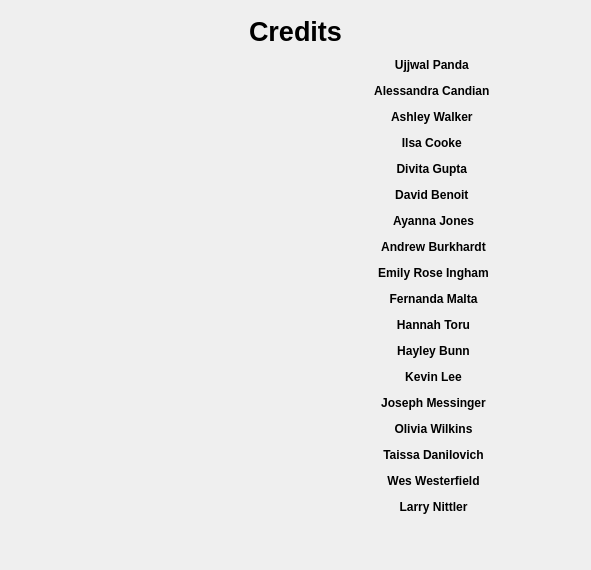
<?xml version="1.0" encoding="UTF-8"?>
<ui version="4.0">
 <class>AbtDialog</class>
 <widget class="QDialog" name="AbtDialog">
  <property name="geometry">
   <rect>
    <x>0</x>
    <y>0</y>
    <width>591</width>
    <height>570</height>
   </rect>
  </property>
  <property name="sizePolicy">
   <sizepolicy hsizetype="MinimumExpanding" vsizetype="MinimumExpanding">
    <horstretch>0</horstretch>
    <verstretch>0</verstretch>
   </sizepolicy>
  </property>
  <property name="minimumSize">
   <size>
    <width>591</width>
    <height>570</height>
   </size>
  </property>
  <property name="windowTitle">
   <string>Dialog</string>
  </property>
  <layout class="QVBoxLayout" name="verticalLayout_2">
   <item>
    <layout class="QVBoxLayout" name="verticalLayout2">
     <property name="sizeConstraint">
      <enum>QLayout::SetMinimumSize</enum>
     </property>
     <item>
      <widget class="QLabel" name="title">
       <property name="sizePolicy">
        <sizepolicy hsizetype="MinimumExpanding" vsizetype="MinimumExpanding">
         <horstretch>0</horstretch>
         <verstretch>0</verstretch>
        </sizepolicy>
       </property>
       <property name="minimumSize">
        <size>
         <width>111</width>
         <height>41</height>
        </size>
       </property>
       <property name="font">
        <font>
         <pointsize>20</pointsize>
         <weight>75</weight>
         <bold>true</bold>
        </font>
       </property>
       <property name="text">
        <string>Credits</string>
       </property>
       <property name="alignment">
        <set>Qt::AlignCenter</set>
       </property>
      </widget>
     </item>
     <item>
      <layout class="QHBoxLayout" name="horizontalLayout">
       <item>
        <layout class="QVBoxLayout" name="verticalLayout">
         <item>
          <widget class="QLabel" name="imglabel">
           <property name="sizePolicy">
            <sizepolicy hsizetype="Fixed" vsizetype="Fixed">
             <horstretch>0</horstretch>
             <verstretch>0</verstretch>
            </sizepolicy>
           </property>
           <property name="minimumSize">
            <size>
             <width>270</width>
             <height>270</height>
            </size>
           </property>
           <property name="maximumSize">
            <size>
             <width>270</width>
             <height>270</height>
            </size>
           </property>
           <property name="text">
            <string/>
           </property>
          </widget>
         </item>
         <item>
          <spacer name="verticalSpacer">
           <property name="orientation">
            <enum>Qt::Vertical</enum>
           </property>
           <property name="sizeType">
            <enum>QSizePolicy::MinimumExpanding</enum>
           </property>
           <property name="sizeHint" stdset="0">
            <size>
             <width>270</width>
             <height>218</height>
            </size>
           </property>
          </spacer>
         </item>
        </layout>
       </item>
       <item>
        <widget class="QLabel" name="credits">
         <property name="sizePolicy">
          <sizepolicy hsizetype="MinimumExpanding" vsizetype="MinimumExpanding">
           <horstretch>0</horstretch>
           <verstretch>0</verstretch>
          </sizepolicy>
         </property>
         <property name="minimumSize">
          <size>
           <width>291</width>
           <height>519</height>
          </size>
         </property>
         <property name="text">
          <string>&lt;html&gt;&lt;head/&gt;&lt;body&gt;&lt;p align=&quot;center&quot;&gt;&lt;span style=&quot; font-weight:600;&quot;&gt;Ujjwal Panda &lt;/span&gt;&lt;/p&gt;&lt;p align=&quot;center&quot;&gt;&lt;span style=&quot; font-weight:600;&quot;&gt;Alessandra Candian &lt;/span&gt;&lt;/p&gt;&lt;p align=&quot;center&quot;&gt;&lt;span style=&quot; font-weight:600;&quot;&gt;Ashley Walker &lt;/span&gt;&lt;/p&gt;&lt;p align=&quot;center&quot;&gt;&lt;span style=&quot; font-weight:600;&quot;&gt;Ilsa Cooke &lt;/span&gt;&lt;/p&gt;&lt;p align=&quot;center&quot;&gt;&lt;span style=&quot; font-weight:600;&quot;&gt;Divita Gupta &lt;/span&gt;&lt;/p&gt;&lt;p align=&quot;center&quot;&gt;&lt;span style=&quot; font-weight:600;&quot;&gt;David Benoit &lt;/span&gt;&lt;/p&gt;&lt;p align=&quot;center&quot;&gt;&lt;span style=&quot; font-weight:600;&quot;&gt;Ayanna Jones&lt;/span&gt;&lt;/p&gt;&lt;p align=&quot;center&quot;&gt;&lt;span style=&quot; font-weight:600;&quot;&gt;Andrew Burkhardt&lt;/span&gt;&lt;/p&gt;&lt;p align=&quot;center&quot;&gt;&lt;span style=&quot; font-weight:600;&quot;&gt;Emily Rose Ingham&lt;/span&gt;&lt;/p&gt;&lt;p align=&quot;center&quot;&gt;&lt;span style=&quot; font-weight:600;&quot;&gt;Fernanda Malta&lt;/span&gt;&lt;/p&gt;&lt;p align=&quot;center&quot;&gt;&lt;span style=&quot; font-weight:600;&quot;&gt;Hannah Toru&lt;/span&gt;&lt;/p&gt;&lt;p align=&quot;center&quot;&gt;&lt;span style=&quot; font-weight:600;&quot;&gt;Hayley Bunn&lt;/span&gt;&lt;/p&gt;&lt;p align=&quot;center&quot;&gt;&lt;span style=&quot; font-weight:600;&quot;&gt;Kevin Lee&lt;/span&gt;&lt;/p&gt;&lt;p align=&quot;center&quot;&gt;&lt;span style=&quot; font-weight:600;&quot;&gt;Joseph Messinger&lt;/span&gt;&lt;/p&gt;&lt;p align=&quot;center&quot;&gt;&lt;span style=&quot; font-weight:600;&quot;&gt;Olivia Wilkins&lt;/span&gt;&lt;/p&gt;&lt;p align=&quot;center&quot;&gt;&lt;span style=&quot; font-weight:600;&quot;&gt;Taissa Danilovich&lt;/span&gt;&lt;/p&gt;&lt;p align=&quot;center&quot;&gt;&lt;span style=&quot; font-weight:600;&quot;&gt;Wes Westerfield&lt;/span&gt;&lt;/p&gt;&lt;p align=&quot;center&quot;&gt;&lt;span style=&quot; font-weight:600;&quot;&gt;Larry Nittler&lt;/span&gt;&lt;/p&gt;&lt;/body&gt;&lt;/html&gt;</string>
         </property>
         <property name="alignment">
          <set>Qt::AlignLeading|Qt::AlignLeft|Qt::AlignTop</set>
         </property>
        </widget>
       </item>
      </layout>
     </item>
    </layout>
   </item>
  </layout>
 </widget>
 <resources/>
 <connections/>
 <designerdata>
  <property name="gridDeltaX">
   <number>10</number>
  </property>
  <property name="gridDeltaY">
   <number>10</number>
  </property>
  <property name="gridSnapX">
   <bool>true</bool>
  </property>
  <property name="gridSnapY">
   <bool>true</bool>
  </property>
  <property name="gridVisible">
   <bool>true</bool>
  </property>
 </designerdata>
</ui>
